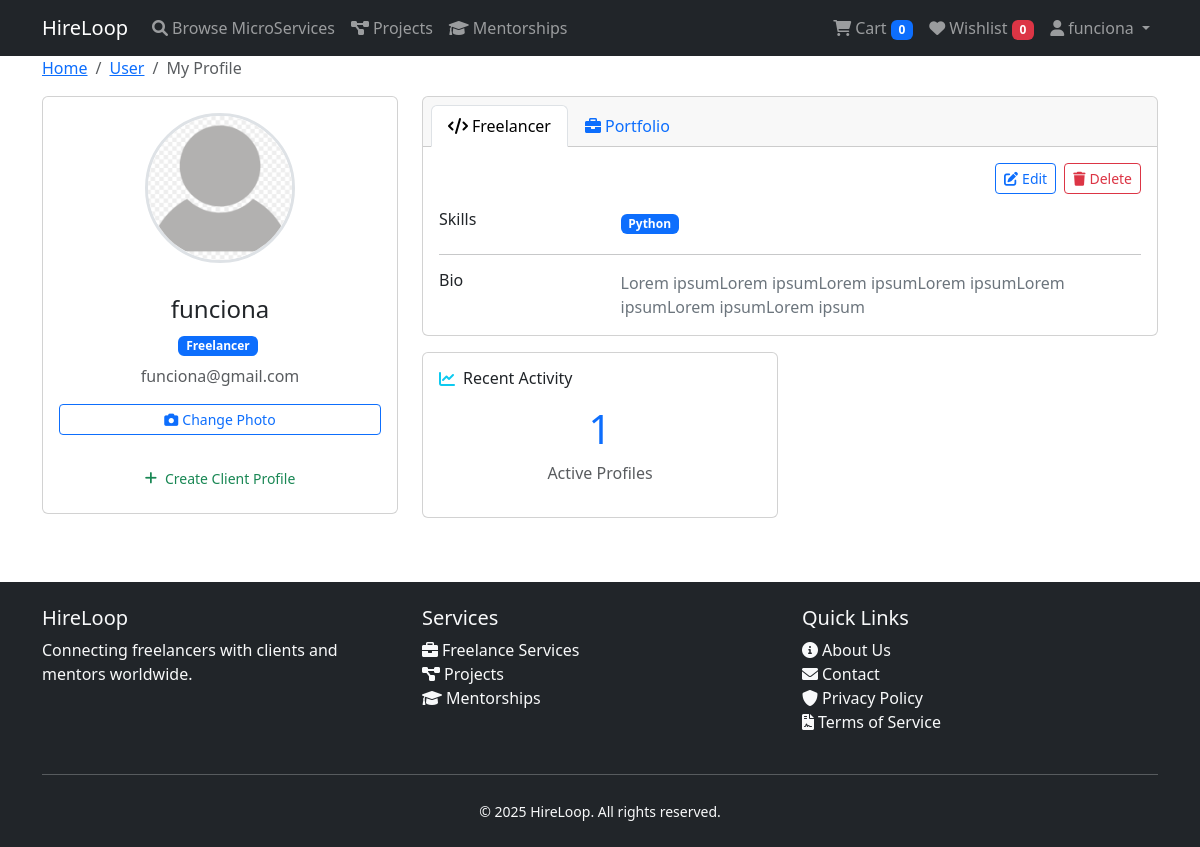
/core/profile/ (signed in), run on the app's committed database.
### core/models.py (models this page shows, shortened)
class User(AbstractUser):
    id = models.UUIDField(primary_key=True, default=uuid.uuid4, editable=False)
    email = models.EmailField(unique=True)
    profile_image = models.ImageField(
        upload_to='profiles/',
        blank=True,
        null=True,
        help_text="Upload a profile image",
    )
    USERNAME_FIELD = 'username'
    REQUIRED_FIELDS = ['email']
    def get_roles(self):
        roles = []
        if hasattr(self, 'freelancer_profile'):
            roles.append('Freelancer')
        if hasattr(self, 'client_profile'):
            roles.append('Client')
        return roles

class FreelancerProfile(models.Model):
    id = models.UUIDField(primary_key=True, default=uuid.uuid4, editable=False)
    user = models.OneToOneField(User, on_delete=models.CASCADE, related_name='freelancer_profile')
    bio = models.TextField(max_length=500, blank=True)
    skills = models.CharField(
        max_length=500,
        blank=True,
        help_text="Enter skills separated by commas",
        verbose_name="Skills"
    )
    created_at = models.DateTimeField(auto_now_add=True)
    updated_at = models.DateTimeField(auto_now=True)

### core/views/profile_views.py (the view, shortened to what this page needs)
# urls.py: path('profile/', ProfileDetailView.as_view(), name='profile_detail'),
class ProfileDetailView(LoginRequiredMixin, TemplateView):
    template_name = 'core/multi_profile_detail.html'
    def __init__(self, *args, **kwargs):
        super().__init__(*args, **kwargs)
        self.profile_service = ProfileService()
        self.context_provider = ProfileContextProvider(self.profile_service)
        self.action_dispatcher = ActionDispatcher(self.profile_service)
    def get_context_data(self, **kwargs):
        context = super().get_context_data(**kwargs)
        profile_context = self.context_provider.get_context_data(self.request.user)
        context.update(profile_context)
        return context

### core/templates/core/multi_profile_detail.html (shortened to what this page needs)
{% extends "base.html" %}
{% load static %}
{% block content %}
<div class="container">
    <div class="main-body">
        <nav aria-label="breadcrumb" class="main-breadcrumb">
            <ol class="breadcrumb">
                <li class="breadcrumb-item"><a href="">Home</a></li>
                <li class="breadcrumb-item"><a href="javascript:void(0)">User</a></li>
                <li class="breadcrumb-item active" aria-current="page">My Profile</li>
            </ol>
        </nav>
        <div class="row gutters-sm">
            <div class="col-md-4 mb-3">
                <div class="card">
                    <div class="card-body">
                        <div class="d-flex flex-column align-items-center text-center">
                            <div class="profile-image-container mb-3">
                                <img src="{{ profile_image_url }}" alt="Profile" class="rounded-circle profile-image">
                            </div>
                            <div class="mt-3 w-100">
                                <h4>{{ user_profile.username }}</h4>
                                <div class="mb-2">
                                    {% for role in user_roles %}
                                    <span class="badge bg-primary me-1">{{ role|title }}</span>
                                    {% empty %}
                                    <span class="badge bg-secondary">No role defined</span>
                                    {% endfor %}
                                </div>
                                <p class="text-muted font-size-sm">{{ user_profile.email }}</p>
                                <div class="mb-3">
                                    <button class="btn btn-outline-primary btn-sm w-100 mb-2" data-bs-toggle="collapse"
                                        data-bs-target="#imageUploadForm">
                                        <i class="fas fa-camera me-1"></i>Change Photo
                                    </button>
                                </div>
                                {% if not has_client %}
                                <a href="{% url 'core:client_profile_create' %}"
                                    class="btn btn-outline-success profile-action-btn">
                                    <i class="fas fa-plus me-2"></i>Create Client Profile
                                </a>
                                {% endif %}
                            </div>
                        </div>
                    </div>
                </div>
            </div>
            <div class="col-md-8">
                {% if user_roles %}
                <div class="card mb-3">
                    <div class="card-header">
                        <ul class="nav nav-tabs card-header-tabs" id="profileTabs" role="tablist">
                            {% if has_freelancer %}
                            <li class="nav-item" role="presentation">
                                <button class="nav-link {% if primary_role == 'freelancer' %}active{% endif %}"
                                    id="freelancer-tab" data-bs-toggle="tab" data-bs-target="#freelancer-content"
                                    type="button" role="tab">
                                    <i class="fas fa-code me-1"></i>Freelancer
                                </button>
                            </li>
                            <li class="nav-item" role="presentation">
                                <button class="nav-link" id="portfolio-tab" data-bs-toggle="tab"
                                    data-bs-target="#portfolio-content" type="button" role="tab">
                                    <i class="fas fa-briefcase me-1"></i>Portfolio
                                </button>
                            </li>
                            {% endif %}
                        </ul>
                    </div>
                    <div class="tab-content" id="profileTabContent">
                        {% if has_freelancer %}
                        <div class="tab-pane fade {% if primary_role == 'freelancer' %}show active{% endif %}"
                            id="freelancer-content" role="tabpanel">
                            <div class="card-body">
                                <div class="d-flex justify-content-end mb-3 gap-2">
                                    <button class="btn btn-outline-primary btn-sm" type="button"
                                        data-bs-toggle="collapse" data-bs-target="#editFreelancerForm">
                                        <i class="fas fa-edit me-1"></i>Edit
                                    </button>
                                    <form method="post" style="display: inline;">
                                        <button type="submit" class="btn btn-outline-danger btn-sm"
                                            onclick="return confirm('Are you sure you want to delete your freelancer profile? This action cannot be undone.')">
                                            <i class="fas fa-trash me-1"></i>Delete
                                        </button>
                                    </form>
                                </div>
                                <div class="row">
                                    <div class="col-sm-3">
                                        <h6 class="mb-0">Skills</h6>
                                    </div>
                                    <div class="col-sm-9 text-secondary">
                                        {% if profiles.freelancer_skills %}
                                        {% for skill in profiles.freelancer_skills %}
                                        <span class="badge bg-primary me-1 mb-1">{{ skill.name }}</span>
                                        {% endfor %}
                                        {% else %}
                                        <span class="text-muted">No skills registered</span>
                                        {% endif %}
                                    </div>
                                </div>
                                <hr>
                                <div class="row">
                                    <div class="col-sm-3">
                                        <h6 class="mb-0">Bio</h6>
                                    </div>
                                    <div class="col-sm-9 text-secondary">
                                        {{ profiles.freelancer.bio|default:"No bio available" }}
                                    </div>
                                </div>
                            </div>
                        </div>
                        {% endif %}
                    </div>
                </div>
                {% endif %}
                <div class="row gutters-sm">
                    <div class="col-sm-6 mb-3">
                        <div class="card h-100">
                            <div class="card-body">
                                <h6 class="d-flex align-items-center mb-3">
                                    <i class="fas fa-chart-line text-info me-2"></i>Recent Activity
                                </h6>
                                <div class="text-center">
                                    <div class="display-6 text-primary mb-2">{{ user_roles|length }}</div>
                                    <p class="text-muted">Active Profiles</p>
                                </div>
                            </div>
                        </div>
                    </div>
                </div>
            </div>
        </div>
    </div>
</div>
{% endblock %}

### templates/base.html (shortened to what this page needs)
<!DOCTYPE html>
<html lang="en">
<head>
    <link href="https://cdn.jsdelivr.net/npm/bootstrap@5.3.0/dist/css/bootstrap.min.css" rel="stylesheet">
    <link href="https://cdnjs.cloudflare.com/ajax/libs/font-awesome/6.0.0/css/all.min.css" rel="stylesheet">
</head>
<body>
    <nav class="navbar navbar-expand-lg navbar-dark bg-dark">
        <div class="container">
            <a class="navbar-brand" href="">HireLoop</a>
            <div class="collapse navbar-collapse" id="navbarNav">
                <ul class="navbar-nav me-auto">
                    <li class="nav-item">
                        <a class="nav-link" href="{% url 'microservices:microservices_list' %}">
                            <i class="fas fa-search me-1"></i>Browse MicroServices
                        </a>
                    </li>
                    <li class="nav-item">
                        <a class="nav-link" href="{% url 'projects:projects_list' %}">
                            <i class="fas fa-project-diagram me-1"></i>Projects
                        </a>
                    </li>
                    <li class="nav-item">
                        <a class="nav-link" href="{% url 'mentorship_session:session_list' %}">
                            <i class="fas fa-graduation-cap me-1"></i>Mentorships
                        </a>
                    </li>
                </ul>
                <ul class="navbar-nav">
                    {% if user.is_authenticated %}
                    <li class="nav-item">
                        <a class="nav-link" href="{% url 'cart:cart_list' %}">
                            <i class="fas fa-shopping-cart me-1"></i>Cart
                            <span class="badge bg-primary">{{ cart_count|default:0 }}</span>
                        </a>
                    </li>
                    <li class="nav-item">
                        <a class="nav-link" href="{% url 'cart:wishlist_list' %}">
                            <i class="fas fa-heart me-1"></i>Wishlist
                            <span class="badge bg-danger">{{ wishlist_count|default:0 }}</span>
                        </a>
                    </li>
                    <li class="nav-item dropdown">
                        <a class="nav-link dropdown-toggle" href="#" id="navbarDropdown" role="button"
                            data-bs-toggle="dropdown" aria-expanded="false">
                            <i class="fas fa-user me-1"></i>{{ user.username }}
                        </a>
                    </li>
                    {% endif %}
                </ul>
            </div>
        </div>
    </nav>
    <main>
        {% block content %}
        {% endblock %}
    </main>
    <footer class="bg-dark text-light mt-5 py-4">
        <div class="container">
            <div class="row">
                <div class="col-md-4">
                    <h5>HireLoop</h5>
                    <p>Connecting freelancers with clients and mentors worldwide.</p>
                </div>
                <div class="col-md-4">
                    <h5>Services</h5>
                    <ul class="list-unstyled">
                        <li><a href="" class="text-light text-decoration-none">
                                <i class="fas fa-briefcase me-1"></i>Freelance Services
                            </a></li>
                        <li><a href="" class="text-light text-decoration-none">
                                <i class="fas fa-project-diagram me-1"></i>Projects
                            </a></li>
                        <li><a href="" class="text-light text-decoration-none">
                                <i class="fas fa-graduation-cap me-1"></i>Mentorships
                            </a></li>
                    </ul>
                </div>
                <div class="col-md-4">
                    <h5>Quick Links</h5>
                    <ul class="list-unstyled">
                        <li><a href="#" class="text-light text-decoration-none">
                                <i class="fas fa-info-circle me-1"></i>About Us
                            </a></li>
                        <li><a href="#" class="text-light text-decoration-none">
                                <i class="fas fa-envelope me-1"></i>Contact
                            </a></li>
                        <li><a href="#" class="text-light text-decoration-none">
                                <i class="fas fa-shield-alt me-1"></i>Privacy Policy
                            </a></li>
                        <li><a href="#" class="text-light text-decoration-none">
                                <i class="fas fa-file-contract me-1"></i>Terms of Service
                            </a></li>
                    </ul>
                </div>
            </div>
            <hr class="my-4">
            <div class="text-center">
                <small>&copy; {% now "Y" %} HireLoop. All rights reserved.</small>
            </div>
        </div>
    </footer>
</body>
</html>

### data on the page
User: username "funciona", email "funciona@gmail.com"
FreelancerProfile: name "Python", freelancer.bio "Lorem ipsumLorem ipsumLorem ipsumLorem ipsumLorem ipsumLorem ipsumLorem ipsum"

### other printed values
{{ cart_count|default:0 }} "0"
{{ wishlist_count|default:0 }} "0"
{{ role|title }} "Freelancer"
{{ user_roles|length }} "1"
